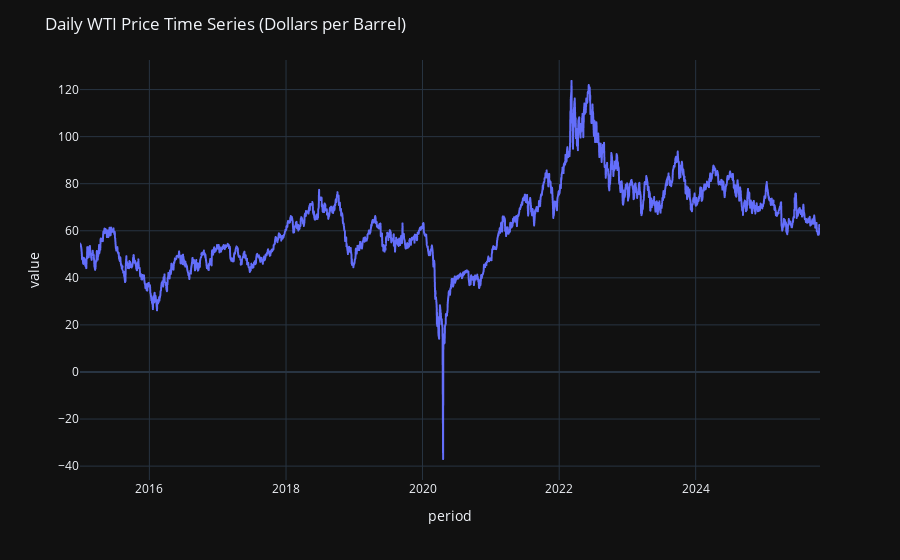

The notebook cell saved with this chart:
### Markdown cell above
### WTI Price

### Code cell
df_wti = df_dict['wti_prices']
plot_values(df_wti,label='wti_prices', title='Daily WTI Price Time Series (Dollars per Barrel)')

### Figure 1 — Plotly figure (JSON) as saved in the notebook; plotly's stock layout.template omitted (floating-point values rounded to 4 significant figures; data arrays with more than 128 entries replaced by an {"elided": "..."} marker saying what was removed)
{"data": [{"hovertemplate": "variable=wti_prices<br>period=%{x}<br>value=%{y}<extra></extra>", "legendgroup": "wti_prices", "line": {"color": "#636efa", "dash": "solid"}, "marker": {"symbol": "circle"}, "mode": "lines", "name": "wti_prices", "showlegend": true, "type": "scattergl", "x": {"elided": "2721 str values"}, "xaxis": "x", "y": {"elided": "2721 float values"}, "yaxis": "y"}], "layout": {"legend": {"title": {"text": "variable"}, "tracegroupgap": 0}, "margin": {"t": 60}, "showlegend": false, "title": {"text": "Daily WTI Price Time Series (Dollars per Barrel)"}, "xaxis": {"anchor": "y", "domain": [0, 1], "title": {"text": "period"}}, "yaxis": {"anchor": "x", "domain": [0, 1], "title": {"text": "value"}}}}
